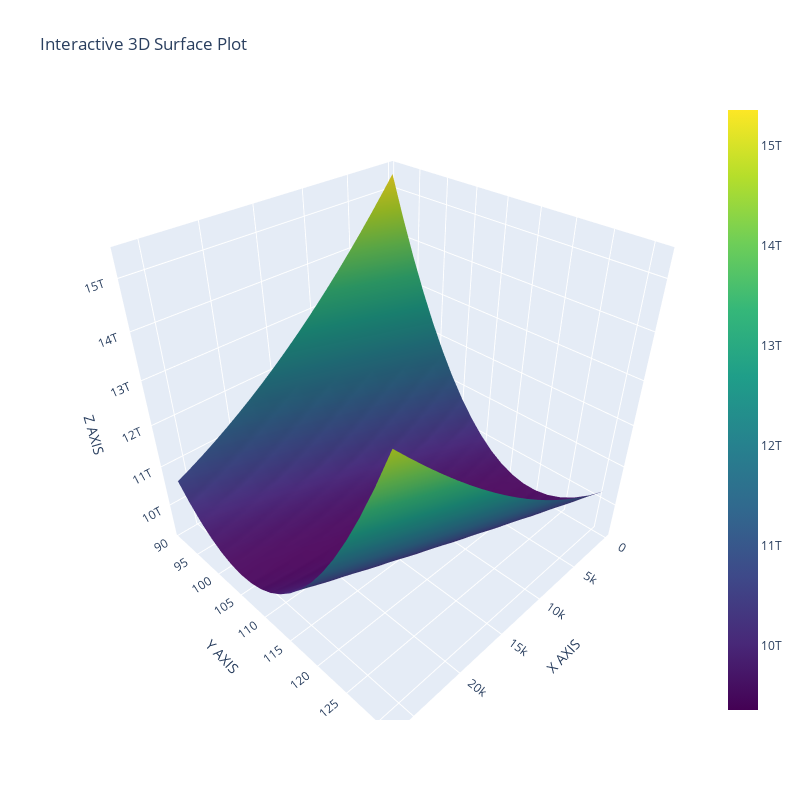

Notebook code for this chart:
### Code cell
# Create a plotly 3D interactive surface plot with the same data.
fig = go.Figure(data=[go.Surface(z=loss_for_plot, x=w0_for_plot[0], y=w1_for_plot[:,0], colorscale='Viridis')])

# Set figure layout
fig.update_layout(
    title='Interactive 3D Surface Plot',
    scene=dict(
        xaxis_title='X AXIS',
        yaxis_title='Y AXIS',
        zaxis_title='Z AXIS'
    ),
    autosize=False,
    width=800,
    height=800,
)

# Display the plot
fig.show()

### Figure 1 — Plotly figure (JSON) as saved in the notebook; plotly's stock layout.template omitted (floating-point values rounded to 4 significant figures; data arrays with more than 128 entries replaced by an {"elided": "..."} marker saying what was removed)
{"data": [{"colorscale": [[0, "#440154"], [0.1111, "#482878"], [0.2222, "#3e4989"], [0.3333, "#31688e"], [0.4444, "#26828e"], [0.5556, "#1f9e89"], [0.6667, "#35b779"], [0.7778, "#6ece58"], [0.8889, "#b5de2b"], [1, "#fde725"]], "type": "surface", "x": [289, 1657.0, 3026.0, 4394.0, 5763.0, 7131.0, 8500.0, 9868.0, 11240.0, 12600.0, 13970.0, 15340.0, 16710.0, 18080.0, 19450.0, 20820.0, 22180.0, 23550.0, 24920.0, 26289], "y": [91, 93.11, 95.21, 97.32, 99.42, 101.5, 103.6, 105.7, 107.8, 109.9, 112.1, 114.2, 116.3, 118.4, 120.5, 122.6, 124.7, 126.8, 128.9, 131], "z": {"elided": "20x20 float values"}}], "layout": {"autosize": false, "height": 800, "scene": {"xaxis": {"title": {"text": "X AXIS"}}, "yaxis": {"title": {"text": "Y AXIS"}}, "zaxis": {"title": {"text": "Z AXIS"}}}, "title": {"text": "Interactive 3D Surface Plot"}, "width": 800}}
